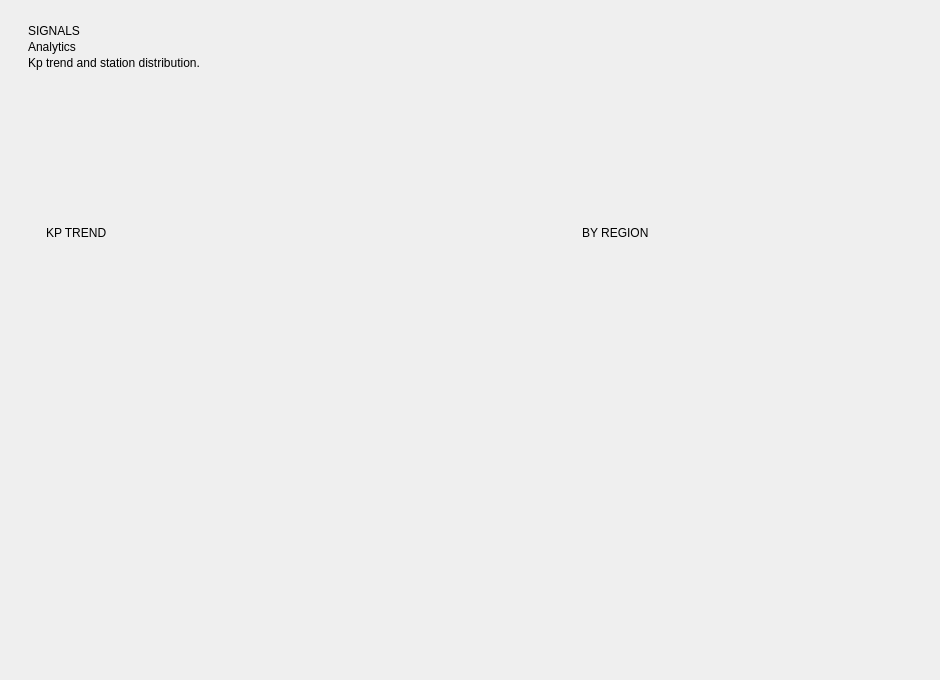
<?xml version="1.0" encoding="UTF-8"?>
<ui version="4.0">
 <class>AnalyticsComponent</class>
 <widget class="QCustomComponent" name="AnalyticsComponent">
  <property name="geometry">
   <rect><x>0</x><y>0</y><width>940</width><height>680</height></rect>
  </property>
  <layout class="QVBoxLayout" name="AnalyticsOuter">
 <property name="spacing"><number>0</number></property>
 <property name="leftMargin"><number>0</number></property>
 <property name="topMargin"><number>0</number></property>
 <property name="rightMargin"><number>0</number></property>
 <property name="bottomMargin"><number>0</number></property>
 <item>
  <widget class="QScrollArea" name="AnalyticsScroll">
   <property name="widgetResizable"><bool>true</bool></property>
   <property name="frameShape"><enum>QFrame::NoFrame</enum></property>
   <property name="horizontalScrollBarPolicy"><enum>Qt::ScrollBarAlwaysOff</enum></property>
   <widget class="QWidget" name="AnalyticsScrollContents">
    <property name="geometry"><rect><x>0</x><y>0</y><width>1200</width><height>760</height></rect></property>
    <layout class="QHBoxLayout" name="AnalyticsCenterRow">
     <property name="spacing"><number>0</number></property>
     <property name="leftMargin"><number>28</number></property>
     <property name="topMargin"><number>24</number></property>
     <property name="rightMargin"><number>28</number></property>
     <property name="bottomMargin"><number>24</number></property>
     <item>
      <spacer name="AnalyticsLeftSp"><property name="orientation"><enum>Qt::Horizontal</enum></property><property name="sizeHint" stdset="0"><size><width>0</width><height>0</height></size></property></spacer>
     </item>
     <item>
      <widget class="QWidget" name="AnalyticsColumn" native="true">
       <property name="sizePolicy"><sizepolicy hsizetype="Expanding" vsizetype="Expanding"><horstretch>20</horstretch><verstretch>0</verstretch></sizepolicy></property>
       <property name="maximumSize"><size><width>1360</width><height>16777215</height></size></property>
       <layout class="QVBoxLayout" name="AnalyticsColLayout">
        <property name="spacing"><number>14</number></property>
        <property name="leftMargin"><number>0</number></property>
        <property name="topMargin"><number>0</number></property>
        <property name="rightMargin"><number>0</number></property>
        <property name="bottomMargin"><number>0</number></property>
       <item>
    <layout class="QVBoxLayout" name="analyticsHeader">
     <property name="spacing"><number>2</number></property>
     <item>
      <widget class="QLabel" name="analyticsKicker">
       <property name="role" stdset="0"><string>kicker</string></property>
       <property name="text"><string>SIGNALS</string></property>
      </widget>
     </item>
     <item>
      <widget class="QLabel" name="analyticsTitle">
       <property name="role" stdset="0"><string>h1</string></property>
       <property name="text"><string>Analytics</string></property>
      </widget>
     </item>
     <item>
      <widget class="QLabel" name="analyticsSub">
       <property name="role" stdset="0"><string>muted</string></property>
       <property name="text"><string>Kp trend and station distribution.</string></property>
      </widget>
     </item>
    </layout>
   </item>
   <item>
    <layout class="QHBoxLayout" name="chartsRow">
     <property name="spacing"><number>14</number></property>
     <item>
      <widget class="QFrame" name="kpPanel">
       <property name="sizePolicy">
        <sizepolicy hsizetype="Expanding" vsizetype="Expanding"><horstretch>3</horstretch><verstretch>0</verstretch></sizepolicy>
       </property>
       <property name="role" stdset="0"><string>panel</string></property>
       <layout class="QVBoxLayout" name="kpPanelLayout">
        <property name="spacing"><number>10</number></property>
        <property name="leftMargin"><number>18</number></property>
        <property name="topMargin"><number>16</number></property>
        <property name="rightMargin"><number>18</number></property>
        <property name="bottomMargin"><number>16</number></property>
        <item>
         <widget class="QLabel" name="kpChartLabel">
          <property name="role" stdset="0"><string>kicker</string></property>
          <property name="text"><string>KP TREND</string></property>
         </widget>
        </item>
        <item>
         <widget class="QCustomLineChart" name="kpChart">
          <property name="minimumSize"><size><width>0</width><height>240</height></size></property>
         </widget>
        </item>
       </layout>
      </widget>
     </item>
     <item>
      <widget class="QFrame" name="regionPanel">
       <property name="sizePolicy">
        <sizepolicy hsizetype="Expanding" vsizetype="Expanding"><horstretch>2</horstretch><verstretch>0</verstretch></sizepolicy>
       </property>
       <property name="role" stdset="0"><string>panel</string></property>
       <layout class="QVBoxLayout" name="regionPanelLayout">
        <property name="spacing"><number>10</number></property>
        <property name="leftMargin"><number>18</number></property>
        <property name="topMargin"><number>16</number></property>
        <property name="rightMargin"><number>18</number></property>
        <property name="bottomMargin"><number>16</number></property>
        <item>
         <widget class="QLabel" name="regionChartLabel">
          <property name="role" stdset="0"><string>kicker</string></property>
          <property name="text"><string>BY REGION</string></property>
         </widget>
        </item>
        <item>
         <widget class="QCustomPieChart" name="regionPie">
          <property name="minimumSize"><size><width>0</width><height>240</height></size></property>
         </widget>
        </item>
       </layout>
      </widget>
     </item>
    </layout>
   </item>
  </layout>
      </widget>
     </item>
     <item>
      <spacer name="AnalyticsRightSp"><property name="orientation"><enum>Qt::Horizontal</enum></property><property name="sizeHint" stdset="0"><size><width>0</width><height>0</height></size></property></spacer>
     </item>
    </layout>
   </widget>
  </widget>
 </item>
</layout></widget>
 <customwidgets>
  <customwidget><class>QCustomComponent</class><extends>QWidget</extends><header>Custom_Widgets.QCustomComponent</header><container>1</container></customwidget>
  <customwidget><class>QCustomLineChart</class><extends>QWidget</extends><header>Custom_Widgets.QCustomCharts.QCustomLineChart</header></customwidget>
  <customwidget><class>QCustomPieChart</class><extends>QWidget</extends><header>Custom_Widgets.QCustomCharts.QCustomPieChart</header></customwidget>
 </customwidgets>
 <resources />
 <connections />
</ui>
